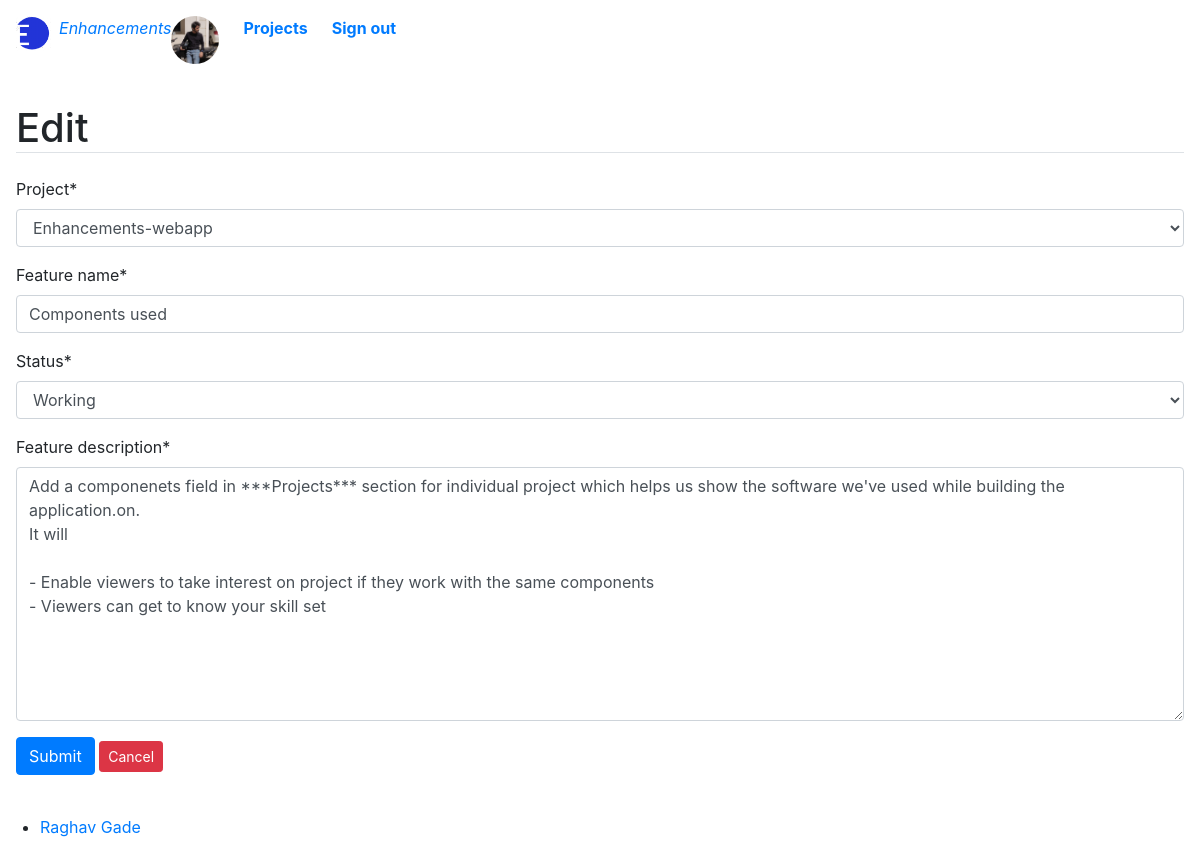
The app's page /featureedit/11 (signed in), older data.
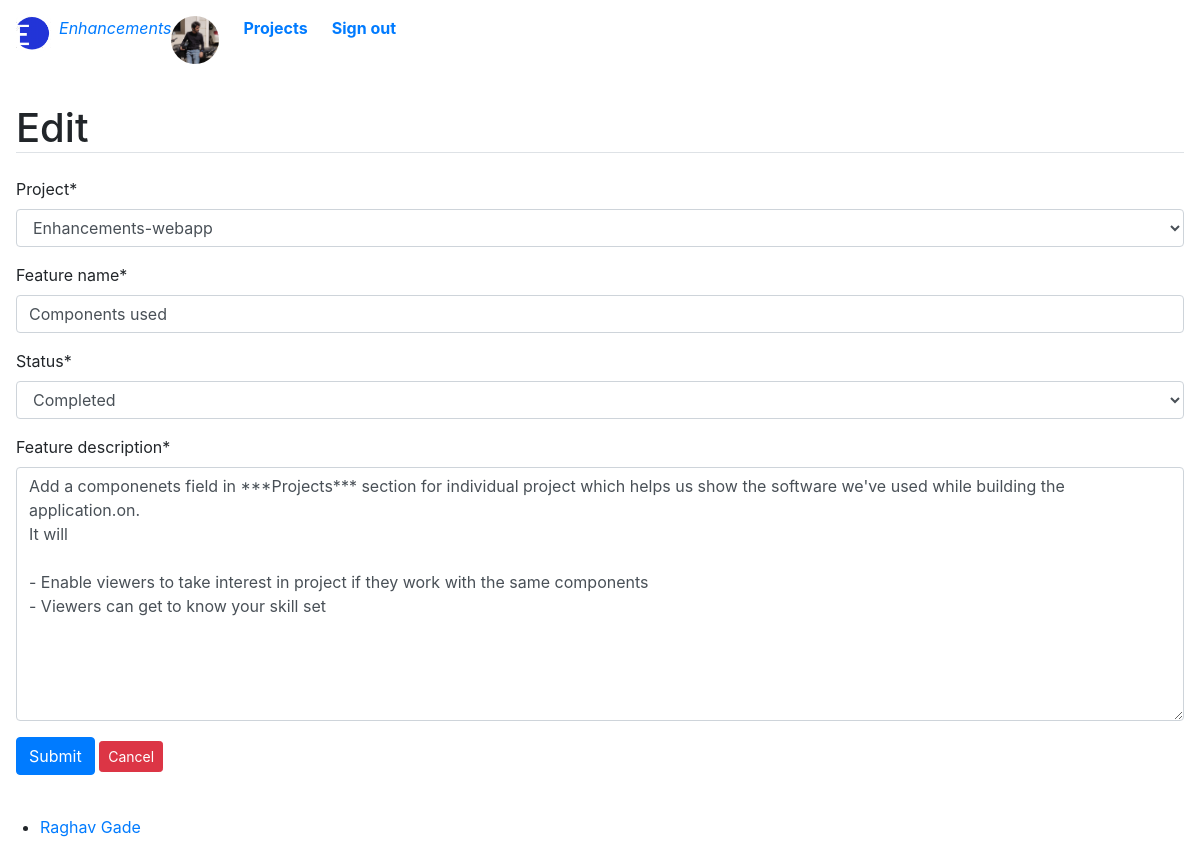
The same page, newer data.
### base/models.py (models this page shows, shortened)
class Feature(models.Model):
    STATUS = (
        ('Working','Working'),
        ('Discarded','Discarded'),
        ('Completed','Completed'),
    )
    feature_id = models.ForeignKey(Project,null=False,on_delete=models.CASCADE)
    tracking_id = HashidAutoField(min_length=8,primary_key=True,alphabet="0123456789abcdefghijklmnopqrstuvwxyz",salt="Sakura says but she doesn't mean it bolte")
    feature_name = models.CharField(max_length=50,null=False,default='New Feature')
    feature_description = MDTextField()
    date_created = models.DateTimeField(auto_now_add=True)
    updated_at = models.DateTimeField(auto_now=True)
    status = models.CharField(max_length=20,null=False,choices=STATUS,default="Queued")

### base/views.py (the view)
# urls.py: path('featureedit/<str:tracking_id>', views.featureedit, name="featureedit"),
@login_required(login_url='signin')
def featureedit(request,tracking_id):
    feature = Feature.objects.get(tracking_id=tracking_id)
    form = FeatureForm(instance=feature)
    if request.method == 'POST':
        form = FeatureForm(request.POST, request.FILES, instance=feature)
        if form.is_valid():
            form.save()
            messages.info(request, 'Updated.')
            return redirect('features')
    context = {
        'form' : form,
        'feature': feature
        }
    return render(request,'base/featureedit.html', context)

### base/forms.py
class FeatureForm(ModelForm):
    class Meta:
        model = Feature
        fields = ['feature_id','feature_name','status', 'feature_description']
        labels = {
            'feature_id': _('Project'),
        }
        widgets ={
            'feature_name' : TextInput(
                attrs={'placeholder':'Feature name'}),
            'project_description' : Textarea(
                attrs={'placeholder': 'Add feature description'}
            )
            }

### base/models.py (called while the page is built)
    def __str__(self):
        return str(self.project_title)

### base/templates/base/featureedit.html (shortened to what this page needs)
{% extends 'base/main.html'%}
{% load static %}
{% block content%}
{% load crispy_forms_tags%}
<main class="container-lg px-3 pb-4">
    <h1 class="border-bottom h1 my-3 my-lg-4">Edit</h1>
        <form action="" autocomplete="off" method="POST">
            {{ form|crispy }}
            <button type="submit" class="btn btn-primary">Submit</button>
            <a class="btn btn-sm btn-danger "  href="{% url 'specificfeature' feature.tracking_id %}">Cancel</a>
        </form>
</main>
{% endblock%}

Row changes from the older to the newer data that the page shows:
changed Feature "Enhancements-webapp": status "Working" → "Completed"; feature_description "…viewers to take interest on project if they work…" → "…viewers to take interest in project if they work…"
